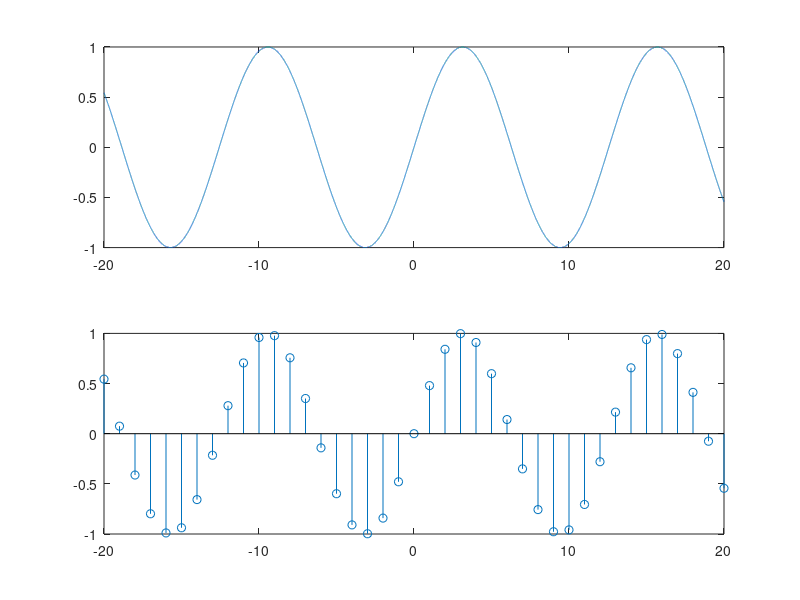

Here is the MATLAB script that generated this plot:
%% Practice code for Function Plotting

close all;
clc;
clear all;

t = -20:0.001:20;
ft = sin(t/2);

n = -20:1:20;
fn = sin(n/2);

figure(1);
subplot(2,1,1);
plot(t,ft);

subplot(2,1,2);
stem(n,fn);

print -depsc pr11;

